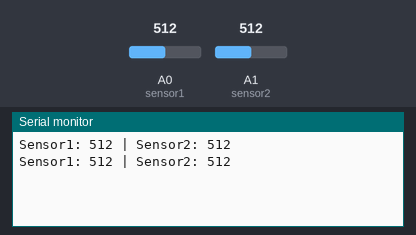
A sketch run on a simulated Arduino Uno, built with avr-gcc and run on an emulated ATmega328P. On the bench: the last lines printed to the serial monitor. The test bench sets the inputs (shaded band); at power-on: A0 (sensor1) = 512, A1 (sensor2) = 512.

Above: at 1.8 s.
1.9 s: A0 (sensor1) set to 716
At 2.8 s:
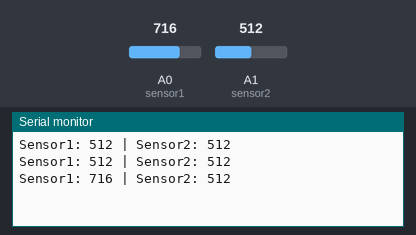
3.4 s: A1 (sensor2) set to 716
At 4.7 s:
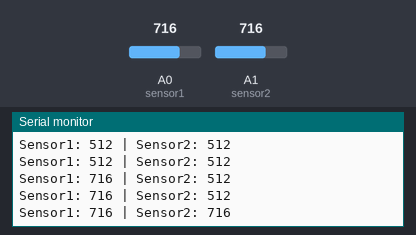
4.9 s: A0 (sensor1) set to 900
At 5.7 s:
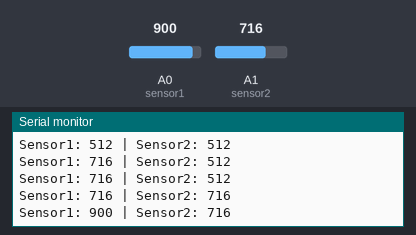
6.4 s: A1 (sensor2) set to 900
At 7.8 s:
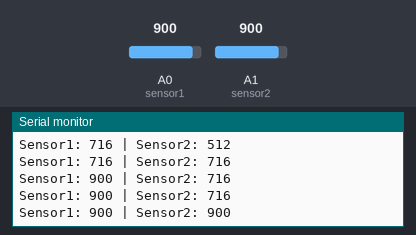
Timing chart, 0 to 8.9 s (numbered marks = the images above; inputs shaded):
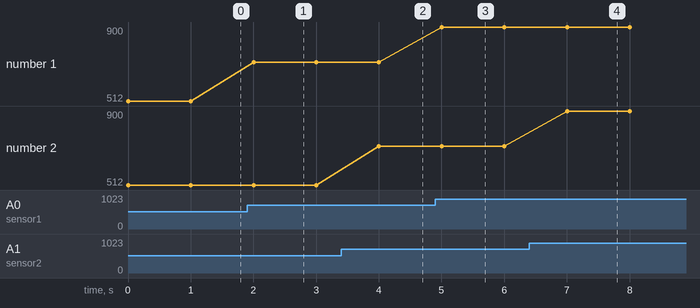

Measured:
- after the input at 1.9 s, the serial monitor: prints a new line after 0.10 s (image 1)
- after the input at 3.4 s, the serial monitor: prints a new line after 0.60 s (image 2)
- after the input at 4.9 s, the serial monitor: prints a new line after 0.10 s (image 3)
- after the input at 6.4 s, the serial monitor: prints a new line after 0.61 s (image 4)
- plotted number 1: 512 → 716 after the input at 1.9 s, 716 → 900 after the input at 4.9 s

The sketch:

datapool.ino
```cpp
int sensor1 = A0;   // Pino do primeiro sensor
int sensor2 = A1;   // Pino do segundo sensor

// Variáveis globais para armazenar dados dos sensores
int data1, data2;
int freq = 1000;    // Frequência de coleta de dados em milissegundos

void setup(){
  // put your setup code here, to run once:
  Serial.begin(9600);
  pinMode(sensor1, INPUT);
  pinMode(sensor2, INPUT);
}


void loop() {
  // Lê os valores dos sensores
  data1 = analogRead(sensor1);
  data2 = analogRead(sensor2);

  // Envia os valores dos sensores para o monitor serial
  Serial.print("Sensor1: ");
  Serial.print(data1);
  Serial.print(" | Sensor2: ");
  Serial.println(data2);

  // Aguarda o intervalo definido antes da próxima leitura
  delay(freq);
}
```
